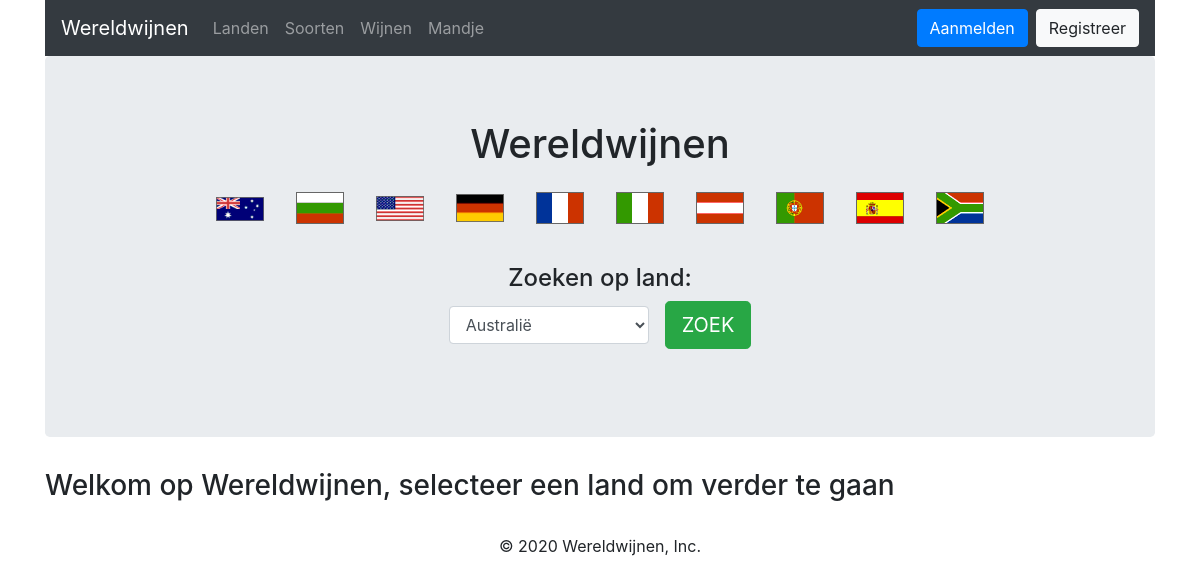
The page / on the database its author committed.
### tables this page shows
CREATE TABLE landen (
  id int unsigned NOT NULL,
  naam varchar(50) NOT NULL,
  versie int unsigned not null default 0,
  PRIMARY KEY (id) USING BTREE,
  UNIQUE KEY Land(naam) USING BTREE
);

### includes/autoloader.php (called while the page is built, shortened)
<?php
    function Autoloader($classname) {
        $url = $_SERVER['HTTP_HOST'] . $_SERVER['REQUEST_URI'];
        $path = "src/domain/";
        $extention = ".php";
        if ($classname == "Database") {
            $path = "database/";
        }
        else if ($classname == "Template") {
            $path = "lib/";
        }
        else if ($classname == "Mandje") {
            $path = "src/sessions/";
        }
        else if (strpos($classname, "View")) {
            $path = "src/views/";
        }
        else if (strpos($classname, "Controller")) {
            $path = "src/controllers/";
        }
        else if (strpos($classname, "Repository")) {
            $path = "src/repositories/";
        }
        $fullPath = $path . $classname . $extention;
    }
?>

### lib/Template.php (called while the page is built, shortened)
<?php
    class Template {
        protected $template_path;
        public function __construct($template_path) {
            $this->template_path = $template_path;
        }
        public function __toString() {
            include basename($this->template_path);
            return ob_get_clean();
        }
    }
?>

### database/Database.php (called while the page is built)
<?php
    class Database {
        private $host = DB_HOST;
        private $user = DB_USER;
        private $password = DB_PASSWORD;
        private $name = DB_NAME;
        protected function connect() {
            $dbConnection = "mysql:host=" . $this->host . ";dbname=" . $this->name;
            $options = array(
                PDO::ATTR_EMULATE_PREPARES => false,
                PDO::ATTR_PERSISTENT => true,
                PDO::ATTR_ERRMODE => PDO::ERRMODE_EXCEPTION,
                PDO::ATTR_DEFAULT_FETCH_MODE => PDO::FETCH_OBJ
            );
            try {
                $pdo = new PDO($dbConnection, $this->user, $this->password, $options);
                return $pdo;
            } catch (PDOException $e) {
                $this->error = $e->getMessage();
            }
        }
    }
?>

### src/repositories/LandRepository.php (called while the page is built, shortened)
<?php
    class LandRepository extends Database {
        protected function findAll() {
            $sql = "SELECT * FROM landen";
            $stmt = $this->connect()->prepare($sql);
            $stmt->execute();
            return $stmt->fetchAll();
        }
    }
?>

### src/views/LandView.php (called while the page is built, shortened)
<?php
    class LandView extends LandRepository {
        public function getLanden() {
            return $this->findAll();
        }
    }
?>

### templates/includes/header-w-subheader.php (the view, shortened to what this page needs)
<!DOCTYPE html>
<html lang="en">
<head>
    <link rel="stylesheet" href="https://use.fontawesome.com/releases/v5.12.0/css/all.css">
    <link href="https://stackpath.bootstrapcdn.com/bootstrap/4.4.1/css/bootstrap.min.css" rel="stylesheet">
    <link rel="stylesheet" href="css/style.css">
</head>
<body>
    <div class="container">
      <div class="header">
        <nav class="navbar navbar-expand-md navbar-dark bg-dark">
        <a class="navbar-brand" href="index.php">Wereldwijnen</a>
        <div class="container-inline">
            <ul class="navbar-nav mr-auto">
                <li class="nav-item">
                    <a class="nav-link" href="./landen.php">Landen</a>
                </li>
                <li class="nav-item">
                    <a class="nav-link" href="./soorten.php">Soorten</a>
                </li>
                <li class="nav-item">
                    <a class="nav-link" href="./wijnen.php">Wijnen</a>
                </li>
                <li class="nav-item">
                    <a class="nav-link" href="./mandje.php">Mandje</a>
                </li>
            </ul>
        </div>
        <div class="navbar-nav ml-auto navbar-login-logout">
            <?php
                if (isset($_SESSION["usedId"])) {
                    echo '
                    <form method="post" action="./logout.php">
                        <input class="btn btn-danger" type="submit" value="Afmelden">
                    </form>
                    ';
                } else {
                    echo '
                    <a class="btn btn-primary btn-login" href="./login.php">Aanmelden</a>
                    <a class="btn btn-light" href="signup.php">Registreer</a>
                    ';
                }
            ?>
        </div>
      </div>
      <div class="jumbotron">
        <h1>Wereldwijnen</h1>
        <ul class="menu-flags">
            <?php foreach($landenHeader as $landHeader): ?>
                <li><a href="<?php echo "index.php?land=" . $landHeader->id; ?>"><img src="<?php echo './images/' . $landHeader->id . '.png'; ?>"></a></li>
            <?php endforeach; ?>
        </ul>
        <br>
        <h4>Zoeken op land: </h4>
        <form class="form" action="index.php" method="GET">
            <select id="selection" name="land" class="form-control" style="width:200px;">
                <?php foreach($landenHeader as $landHeader): ?>
                    <option class="option-flag" style="background-image:url(<?php echo './images/' . $landHeader->id . '.png'; ?>);" value="<?php echo $landHeader->id; ?>"><?php echo $landHeader->naam; ?></option>
                <?php endforeach; ?>
            </select>
            <br>
            <button type="submit" class="btn btn-lg btn-success">ZOEK</button>
        </form>
        <br>
    </div>

### index.php (shortened to what this page needs)
<?php
    include "includes/autoloader.php";
?>
<?php
    $landView = new LandView();
    $soortView = new SoortView();
    $template = new Template("templates/home.php");
    $template->aantalLanden = $landView->getAantalLanden();
    $template->landenHeader = $landView->getLanden();
    $landId = isset($_GET["land"]) ? $_GET["land"] : null;
    $template->soorten = null;
    $template->land = null;
    if ($landId != null) {
        $land = $landView->getLandById($landId);
        $template->title = "Soorten uit: " . $land->naam;
        $template->land = $land;
        $template->soorten = $soortView->getSoortenByLandId($landId);
    } else {
        $template->title = "Welkom op Wereldwijnen, selecteer een land om verder te gaan";
    }
    echo $template;
?>

### templates/home.php (shortened to what this page needs)
<?php include 'includes/header-w-subheader.php'; ?>
        <h3 class="title"><?php echo $title; ?></h3>
<?php include 'includes/footer.php'; ?>

### templates/includes/footer.php
<footer class="footer">
            <p>&copy; 2020 Wereldwijnen, Inc.</p>
        </footer>
        </div>
    </body>
</html>

### css/style.css (style rules this page uses)
.jumbotron h1, .jumbotron h2, .jumbotron h3, .jumbotron h4, .jumbotron h5, .form { display: flex; justify-content: center; align-items: center; }
.menu-flags { display: flex; justify-content: center; align-items: center; list-style: none; margin: 0; padding: 0; }
li { float: left; }
.menu-flags li { display: block; text-align: center; padding: 16px; text-decoration: none; }
.menu-flags li img { width: 3rem; }
.form > .btn { margin-left: 1rem; }
.title { margin-bottom: 2rem; }
.btn-login { margin-right: 0.5rem; }
.footer { display: flex !important; justify-content: center; align-items: center; }

### rows shown on the page
landen: shows a picture
landen: shows a picture
landen: shows a picture
landen: shows a picture
landen: shows a picture
landen: shows a picture
landen: shows a picture
landen: shows a picture
landen: shows a picture
landen: shows a picture

### other values the page prints
$title "Welkom op Wereldwijnen, selecteer een land om verder te gaan"
form field land "Australië"
